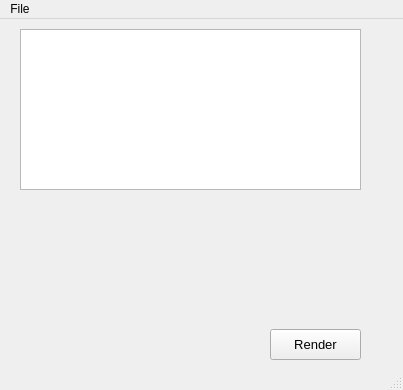
<?xml version="1.0" encoding="UTF-8"?>
<ui version="4.0">
 <class>MainWindow</class>
 <widget class="QMainWindow" name="MainWindow">
  <property name="enabled">
   <bool>true</bool>
  </property>
  <property name="geometry">
   <rect>
    <x>0</x>
    <y>0</y>
    <width>403</width>
    <height>390</height>
   </rect>
  </property>
  <property name="sizePolicy">
   <sizepolicy hsizetype="Fixed" vsizetype="Fixed">
    <horstretch>0</horstretch>
    <verstretch>0</verstretch>
   </sizepolicy>
  </property>
  <property name="acceptDrops">
   <bool>true</bool>
  </property>
  <property name="windowTitle">
   <string>MainWindow</string>
  </property>
  <widget class="QWidget" name="centralwidget">
   <widget class="QTextEdit" name="textEdit">
    <property name="geometry">
     <rect>
      <x>20</x>
      <y>10</y>
      <width>341</width>
      <height>161</height>
     </rect>
    </property>
    <property name="font">
     <font>
      <family>Meiryo UI</family>
     </font>
    </property>
    <property name="html">
     <string>&lt;!DOCTYPE HTML PUBLIC &quot;-//W3C//DTD HTML 4.0//EN&quot; &quot;http://www.w3.org/TR/REC-html40/strict.dtd&quot;&gt;
&lt;html&gt;&lt;head&gt;&lt;meta name=&quot;qrichtext&quot; content=&quot;1&quot; /&gt;&lt;style type=&quot;text/css&quot;&gt;
p, li { white-space: pre-wrap; }
&lt;/style&gt;&lt;/head&gt;&lt;body style=&quot; font-family:'Meiryo UI'; font-size:9pt; font-weight:400; font-style:normal;&quot;&gt;
&lt;p style=&quot;-qt-paragraph-type:empty; margin-top:0px; margin-bottom:0px; margin-left:0px; margin-right:0px; -qt-block-indent:0; text-indent:0px;&quot;&gt;&lt;br /&gt;&lt;/p&gt;&lt;/body&gt;&lt;/html&gt;</string>
    </property>
    <property name="acceptRichText">
     <bool>false</bool>
    </property>
   </widget>
   <widget class="QPushButton" name="renderButton">
    <property name="geometry">
     <rect>
      <x>270</x>
      <y>310</y>
      <width>91</width>
      <height>31</height>
     </rect>
    </property>
    <property name="font">
     <font>
      <family>Meiryo UI</family>
      <pointsize>10</pointsize>
     </font>
    </property>
    <property name="text">
     <string>Render</string>
    </property>
   </widget>
   <widget class="QLabel" name="renderingArea">
    <property name="geometry">
     <rect>
      <x>20</x>
      <y>200</y>
      <width>341</width>
      <height>81</height>
     </rect>
    </property>
    <property name="text">
     <string/>
    </property>
   </widget>
  </widget>
  <widget class="QMenuBar" name="menubar">
   <property name="geometry">
    <rect>
     <x>0</x>
     <y>0</y>
     <width>403</width>
     <height>21</height>
    </rect>
   </property>
   <widget class="QMenu" name="menuFile">
    <property name="title">
     <string>File</string>
    </property>
    <addaction name="actionOpen"/>
    <addaction name="actionClose"/>
   </widget>
   <addaction name="menuFile"/>
  </widget>
  <widget class="QStatusBar" name="statusbar">
   <property name="enabled">
    <bool>true</bool>
   </property>
  </widget>
  <action name="actionOpen">
   <property name="text">
    <string>Open</string>
   </property>
  </action>
  <action name="actionClose">
   <property name="text">
    <string>Close</string>
   </property>
  </action>
 </widget>
 <resources/>
 <connections>
  <connection>
   <sender>renderButton</sender>
   <signal>pressed()</signal>
   <receiver>MainWindow</receiver>
   <slot>show()</slot>
   <hints>
    <hint type="sourcelabel">
     <x>505</x>
     <y>416</y>
    </hint>
    <hint type="destinationlabel">
     <x>319</x>
     <y>239</y>
    </hint>
   </hints>
  </connection>
 </connections>
</ui>
